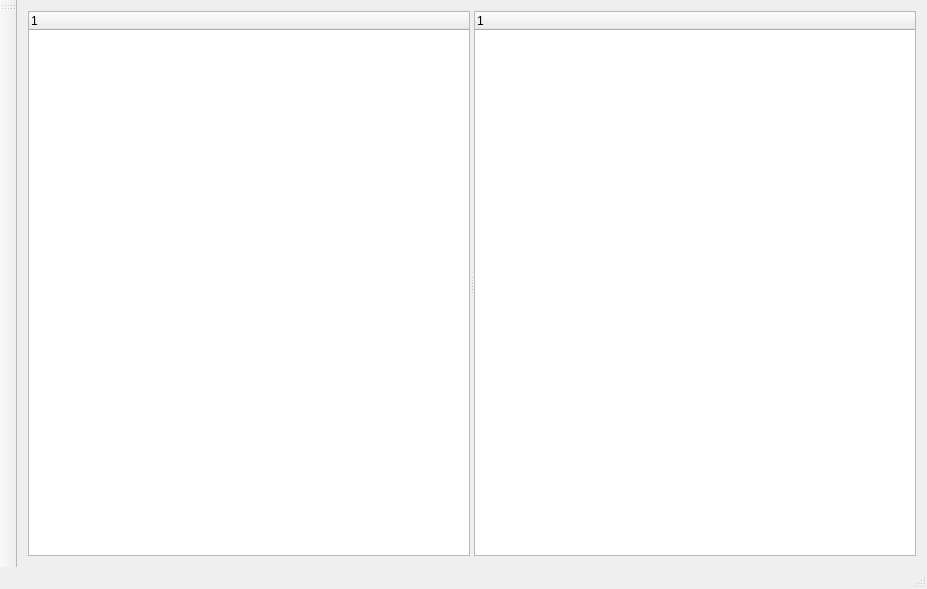
<?xml version="1.0" encoding="UTF-8"?>
<ui version="4.0">
 <class>MainWindow</class>
 <widget class="QMainWindow" name="MainWindow">
  <property name="geometry">
   <rect>
    <x>0</x>
    <y>0</y>
    <width>927</width>
    <height>589</height>
   </rect>
  </property>
  <property name="windowTitle">
   <string>MainWindow</string>
  </property>
  <widget class="QWidget" name="centralWidget">
   <layout class="QHBoxLayout" name="horizontalLayout">
    <item>
     <widget class="QSplitter" name="splitter">
      <property name="orientation">
       <enum>Qt::Horizontal</enum>
      </property>
      <widget class="QTreeWidget" name="treeWidgetName">
       <property name="columnCount">
        <number>1</number>
       </property>
       <column>
        <property name="text">
         <string notr="true">1</string>
        </property>
       </column>
      </widget>
      <widget class="QTreeWidget" name="treeWidgetValue">
       <column>
        <property name="text">
         <string notr="true">1</string>
        </property>
       </column>
      </widget>
     </widget>
    </item>
   </layout>
  </widget>
  <widget class="QMenuBar" name="menuBar">
   <property name="geometry">
    <rect>
     <x>0</x>
     <y>0</y>
     <width>927</width>
     <height>25</height>
    </rect>
   </property>
  </widget>
  <widget class="QToolBar" name="mainToolBar">
   <attribute name="toolBarArea">
    <enum>LeftToolBarArea</enum>
   </attribute>
   <attribute name="toolBarBreak">
    <bool>false</bool>
   </attribute>
  </widget>
  <widget class="QStatusBar" name="statusBar"/>
 </widget>
 <layoutdefault spacing="6" margin="11"/>
 <resources/>
 <connections/>
</ui>
